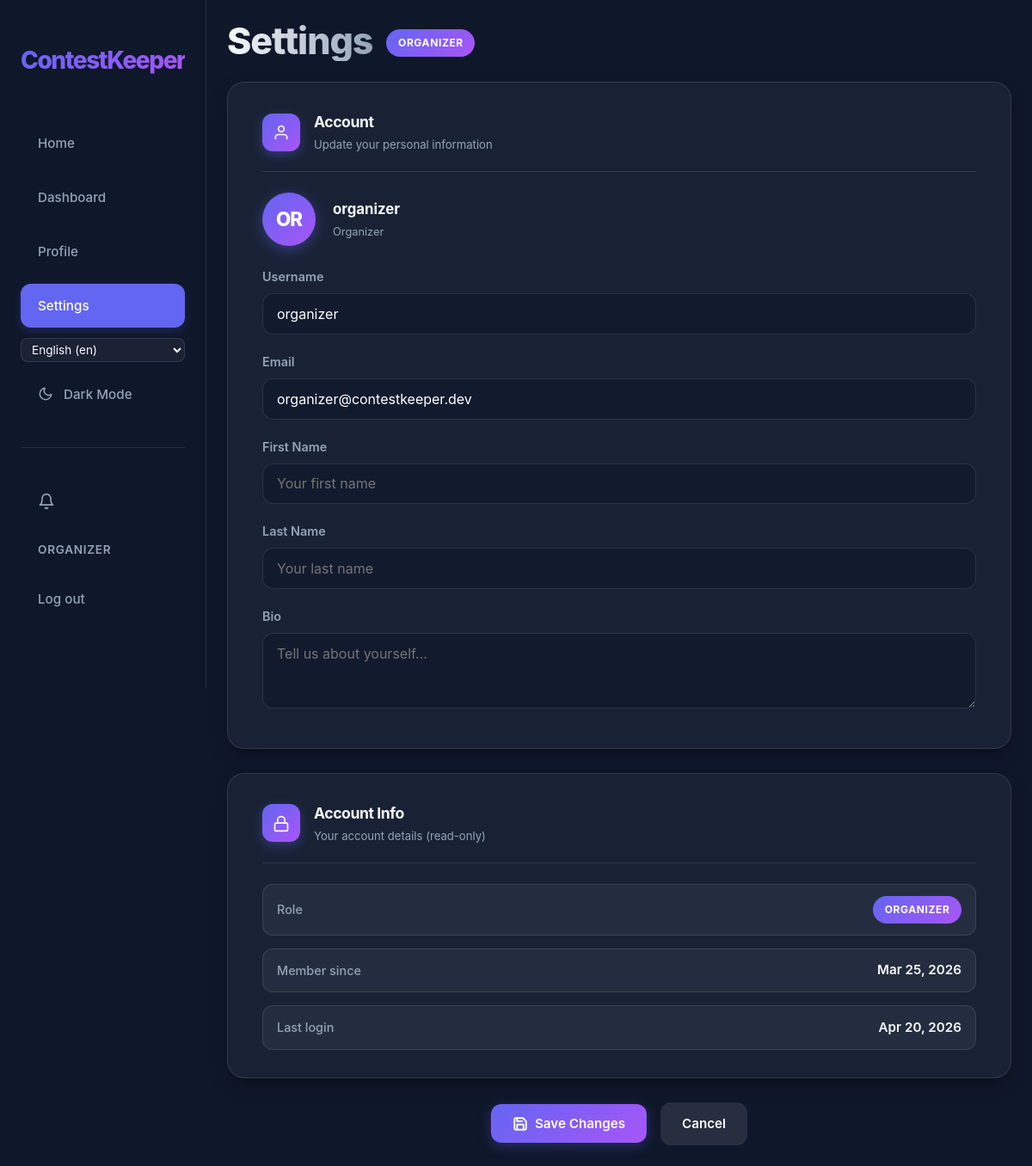
The app's page /en/settings/ (signed in), older data.
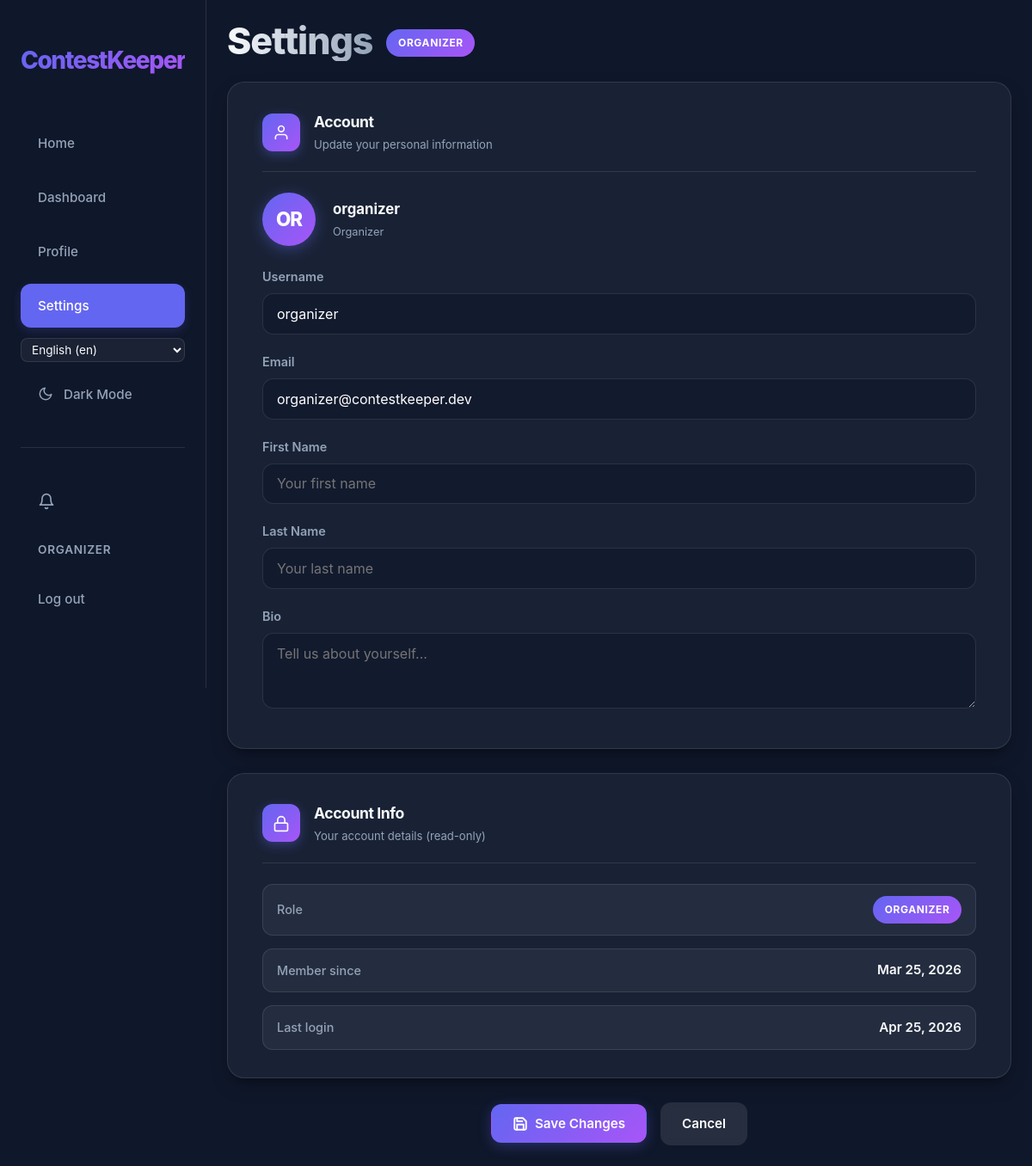
The same page, newer data.
### app/models.py (models this page shows, shortened)
class User(AbstractUser):
    class Role(models.TextChoices):
        ORGANIZER = "ORGANIZER", _("Organizer")
        JURY = "JURY", _("Jury")
        PARTICIPANT = "PARTICIPANT", _("Participant")
    username = models.CharField(max_length=20, unique=True)
    bio = models.CharField(max_length=200, blank=True)
    role = models.CharField(choices=Role.choices, default=Role.PARTICIPANT)

### app/views/views_general.py (the view, shortened to what this page needs)
# urls.py: path("settings/", views.SettingsView.as_view(), name="settings"),
class SettingsView(RedirectToRegisterMixin, View):
    def get(self, request):
        form = UserSettingsForm(instance=request.user)
        return render(request, "app/core/settings.html", {
            "form": form,
            "saved": request.GET.get("saved") == "1",
        })

### app/forms.py
class UserSettingsForm(forms.ModelForm):
    class Meta:
        model = User
        fields = ("username", "email", "first_name", "last_name", "bio")
        widgets = {
            "username": forms.TextInput(attrs={"class": "form-input", "placeholder": "Your username"}),
            "email": forms.EmailInput(attrs={"class": "form-input", "placeholder": "Your email address"}),
            "first_name": forms.TextInput(attrs={"class": "form-input", "placeholder": "Your first name"}),
            "last_name": forms.TextInput(attrs={"class": "form-input", "placeholder": "Your last name"}),
            "bio": forms.Textarea(attrs={"class": "form-input", "rows": 3, "placeholder": "Tell us about yourself..."}),
        }

### app/context_processors.py (called while the page is built)
def notification_count(request):
    if request.user.is_authenticated:
        return {
            'unread_notification_count': request.user.notifications.filter(is_read=False).count()
        }
    return {'unread_notification_count': 0}

### app/templates/app/core/settings.html (shortened to what this page needs)
{% extends 'app/core/base.html' %}
{% load static i18n %}
{% block extra_css %}
<link rel="stylesheet" href="{% static 'css/core/settings.css' %}">
{% endblock %}
{% block main_class %}page-narrow{% endblock %}
{% block content %}
        <header class="dashboard-header">
            <div class="header-left header-left--row">
                <h1 id="h1">{% trans "Settings" %}</h1>
                <span class="role-badge">{{ user.get_role_display }}</span>
            </div>
        </header>
        <form method="post" class="settings-layout" novalidate>
            <section class="settings-card">
                <div class="settings-card__header">
                    <div class="settings-card__icon">
                        <svg width="20" height="20" viewBox="0 0 24 24" fill="none" stroke="currentColor"
                            stroke-width="2" stroke-linecap="round" stroke-linejoin="round">
                            <path d="M20 21v-2a4 4 0 0 0-4-4H8a4 4 0 0 0-4 4v2"></path>
                            <circle cx="12" cy="7" r="4"></circle>
                        </svg>
                    </div>
                    <div>
                        <h2 class="settings-card__title">{% trans "Account" %}</h2>
                        <p class="settings-card__subtitle">{% trans "Update your personal information" %}</p>
                    </div>
                </div>
                <div class="settings-avatar" style="justify-content: flex-start;">
                    <div class="settings-avatar__circle">
                        {{ user.username|slice:":2"|upper }}
                    </div>
                    <div class="settings-avatar__info">
                        <span class="settings-avatar__name">{{ user.username }}</span>
                        <span class="settings-avatar__role">{{ user.get_role_display }}</span>
                    </div>
                </div>
                <div class="settings-fields">
                    <div class="form-group">
                        <label class="form-label" for="{{ form.username.id_for_label }}">{% trans "Username" %}</label>
                        {{ form.username }}
                    </div>
                    <div class="form-group">
                        <label class="form-label" for="{{ form.email.id_for_label }}">{% trans "Email" %}</label>
                        {{ form.email }}
                    </div>
                    <div class="form-group">
                        <label class="form-label" for="{{ form.first_name.id_for_label }}">{% trans "First Name" %}</label>
                        {{ form.first_name }}
                    </div>
                    <div class="form-group">
                        <label class="form-label" for="{{ form.last_name.id_for_label }}">{% trans "Last Name" %}</label>
                        {{ form.last_name }}
                    </div>
                    <div class="form-group">
                        <label class="form-label" for="{{ form.bio.id_for_label }}">{% trans "Bio" %}</label>
                        {{ form.bio }}
                    </div>
                </div>
            </section>
            <section class="settings-card">
                <div class="settings-card__header">
                    <div class="settings-card__icon">
                        <svg width="20" height="20" viewBox="0 0 24 24" fill="none" stroke="currentColor"
                            stroke-width="2" stroke-linecap="round" stroke-linejoin="round">
                            <rect x="3" y="11" width="18" height="11" rx="2" ry="2"></rect>
                            <path d="M7 11V7a5 5 0 0 1 10 0v4"></path>
                        </svg>
                    </div>
                    <div>
                        <h2 class="settings-card__title">{% trans "Account Info" %}</h2>
                        <p class="settings-card__subtitle">{% trans "Your account details (read-only)" %}</p>
                    </div>
                </div>
                <div class="settings-info-grid">
                    <div class="settings-info-item">
                        <span class="settings-info-item__label">{% trans "Role" %}</span>
                        <span class="settings-info-item__value">
                            <span class="role-badge">{{ user.get_role_display }}</span>
                        </span>
                    </div>
                    <div class="settings-info-item">
                        <span class="settings-info-item__label">{% trans "Member since" %}</span>
                        <span class="settings-info-item__value">{{ user.date_joined|date:"M d, Y" }}</span>
                    </div>
                    <div class="settings-info-item">
                        <span class="settings-info-item__label">{% trans "Last login" %}</span>
                        <span class="settings-info-item__value">{{ user.last_login|date:"M d, Y" }}</span>
                    </div>
                </div>
            </section>
            <div class="settings-actions" style="justify-content: center;">
                <button type="submit" class="btn btn-primary settings-save-btn">
                    {% trans "Save Changes" %}
                </button>
                <a href="{% url 'profile' %}" class="btn btn-secondary">{% trans "Cancel" %}</a>
            </div>
        </form>
{% endblock %}

### app/templates/app/core/base.html (shortened to what this page needs)
{% load static %}
{% load i18n %}
<!DOCTYPE html>
<html lang="en">
<head>
    <link rel="stylesheet" href="{% static 'css/core/common.css' %}">
    <link rel="stylesheet" href="{% static 'css/core/nav.css' %}">
    <link href="{% static 'fonts/origin.css' %}" rel="stylesheet">
    {% block extra_css %}{% endblock %}
</head>
<body>
    {% include 'app/core/nav.html' %}
    <main id="main-content" class="dashboard-container {% block main_class %}{% endblock %}">
        {% block content %}{% endblock %}
    </main>
</body>
</html>

### app/templates/app/core/nav.html (shortened to what this page needs)
{% load static i18n %}
<nav id="nav">
    <div class="nav-container">
        <a href="{% url 'home' %}" class="nav-logo">ContestKeeper</a>
        <div class="nav-links">
            <button data-url="{% url 'home' %}" class="nav-link" id="homeBtn">{% trans "Home" %}</button>
            <button data-url="{% url 'dashboard' %}" class="nav-link" id="dashboardBtn">{% trans "Dashboard" %}</button>
            <button data-url="{% url 'profile' %}" class="nav-link" id="profileBtn">{% trans "Profile" %}</button>
            <button data-url="{% url 'settings' %}" class="nav-link" id="settingsBtn">{% trans "Settings" %}</button>
            <div class="nav-lang-switcher">
                <form action="{% url 'set_language' %}" method="post" style="display: inline;">
                    <select name="language" onchange="this.form.submit()" class="nav-lang-select" aria-label="{% trans 'Select language' %}">
                        {% get_current_language as LANGUAGE_CODE %}
                        {% get_available_languages as LANGUAGES %}
                        {% get_language_info_list for LANGUAGES as languages %}
                        {% for language in languages %}
                            <option value="{{ language.code }}"{% if language.code == LANGUAGE_CODE %} selected{% endif %}>
                                {{ language.name_local }} ({{ language.code }})
                            </option>
                        {% endfor %}
                    </select>
                </form>
            </div>
            <button id="themeToggle" class="nav-link" aria-label="{% trans 'Toggle theme' %}">
                <svg id="themeIcon" width="18" height="18" viewBox="0 0 24 24" fill="none" stroke="currentColor" stroke-width="2" stroke-linecap="round" stroke-linejoin="round" style="margin-right: 0.75rem;">
                    <path d="M21 12.79A9 9 0 1 1 11.21 3 7 7 0 0 0 21 12.79z"></path>
                </svg>
                <span id="themeText">{% if request.COOKIES.theme == 'light' %}{% trans "Light Mode" %}{% else %}{% trans "Dark Mode" %}{% endif %}</span>
            </button>
            <hr class="nav-auth-divider">
            {% if user.is_authenticated %}
            <button data-url="{% url 'notification_list' %}" class="nav-link notification-btn" id="notificationsBtn" aria-label="{% trans 'Notifications' %}">
                <svg width="20" height="20" viewBox="0 0 24 24" fill="none" stroke="currentColor" stroke-width="2" stroke-linecap="round" stroke-linejoin="round">
                    <path d="M18 8A6 6 0 0 0 6 8c0 7-3 9-3 9h18s-3-2-3-9"></path>
                    <path d="M13.73 21a2 2 0 0 1-3.46 0"></path>
                </svg>
            </button>
            <span class="nav-user">{{ user.username }}</span>
            <form method="post" action="{% url 'logout' %}" class="nav-logout-form">
                <button type="submit" class="nav-link">{% trans "Log out" %}</button>
            </form>
            {% else %}
            <a href="{% url 'register' %}" class="nav-link">{% trans "Register" %}</a>
            <a href="{% url 'login' %}" class="nav-link">{% trans "Log in" %}</a>
            {% endif %}
        </div>
    </div>
</nav>

### app/static/css/core/common.css (style rules this page uses)
:root { --nav-width: 260px; --primary: #6366f1; --primary-hover: #4f46e5; --secondary: #a855f7; --bg-dark: #0f172a; --bg-card: rgba(30, 41, 59, 0.7); --text-main: #f8fafc; --text-muted: #94a3b8; --border: rgba(255, 255, 255, 0.1); --glass: rgba(255, 255, 255, 0.05); --glass-hover: rgba(255, 255, 255, 0.1); --input-bg: rgba(15, 23, 42, 0.6); --input-bg-focus: rgba(15, 23, 42, 0.8); --input-text: #ffffff; --shadow-lg: 0 10px 25px -5px rgba(0, 0, 0, 0.3), 0 8px 10px -6px rgba(0, 0, 0, 0.3); }
@media (max-width: 1200px) { :root { --nav-width: 240px; } }
* { margin: 0; box-sizing: border-box; }
html { overflow-x: clip; font-size: clamp(16px, 1vw, 5vw); }
body { background-color: var(--bg-dark); color: var(--text-main); font-family: "Inter", -apple-system, BlinkMacSystemFont, "Segoe UI", Roboto, Helvetica, Arial, sans-serif; line-height: 1.6; min-height: 100vh; overflow-x: clip; }
.dashboard-container { box-sizing: border-box; width: 100%; padding: clamp(0.75rem, min(3vw, 1.5rem), 1.5rem); }
h1, h2, h3 { color: var(--text-main); letter-spacing: -0.025em; }
#h1 { font-size: clamp(2rem, 1.75rem + 1.25vmin, 3.5rem); font-weight: 800; line-height: 1.1; background: linear-gradient(to right, var(--text-main), var(--text-muted)); -webkit-background-clip: text; background-clip: text; -webkit-text-fill-color: transparent; margin-bottom: 0.25rem; }
.header-left { display: flex; flex-direction: column; gap: 0; }
.header-left--row { flex-direction: row; align-items: center; gap: 1rem; }
.btn { display: inline-flex; align-items: center; justify-content: center; padding: 0.75rem 1.5rem; border-radius: 0.75rem; font-weight: 600; font-size: 0.95rem; font-family: inherit; text-decoration: none; transition: all 0.2s ease; cursor: pointer; border: 1px solid transparent; gap: 0.5rem; }
.btn-primary { background: linear-gradient(135deg, var(--primary) 0%, var(--secondary) 100%); color: white; box-shadow: 0 4px 15px rgba(99, 102, 241, 0.3); }
.btn-secondary { background: rgba(255, 255, 255, 0.1); color: white; backdrop-filter: blur(4px); }
.role-badge { display: flex; background: linear-gradient(135deg, var(--primary) 0%, var(--secondary) 100%); min-width: fit-content; min-height: fit-content; padding: 0.4rem 0.85rem; justify-content: center; align-items: center; border-radius: 9999px; font-size: 0.75rem; font-weight: 700; text-transform: uppercase; letter-spacing: 0.05em; color: white; }
.dashboard-header { display: flex; justify-content: space-between; align-items: center; margin-bottom: 3rem; }
.form-group { margin-bottom: 1.5rem; }
.form-label { display: block; color: var(--text-muted); font-size: 0.9rem; margin-bottom: 0.5rem; font-weight: 600; }
.form-input, input, textarea, select { width: 100%; background: var(--input-bg); border: 1px solid var(--border); border-radius: 0.8rem; padding: 0.8rem 1rem; color: var(--input-text); font-family: inherit; font-size: 1rem; transition: all 0.3s; }

Row changes from the older to the newer data that the page shows:
changed User "OR": last_login "Apr 20, 2026" → "Apr 25, 2026"
